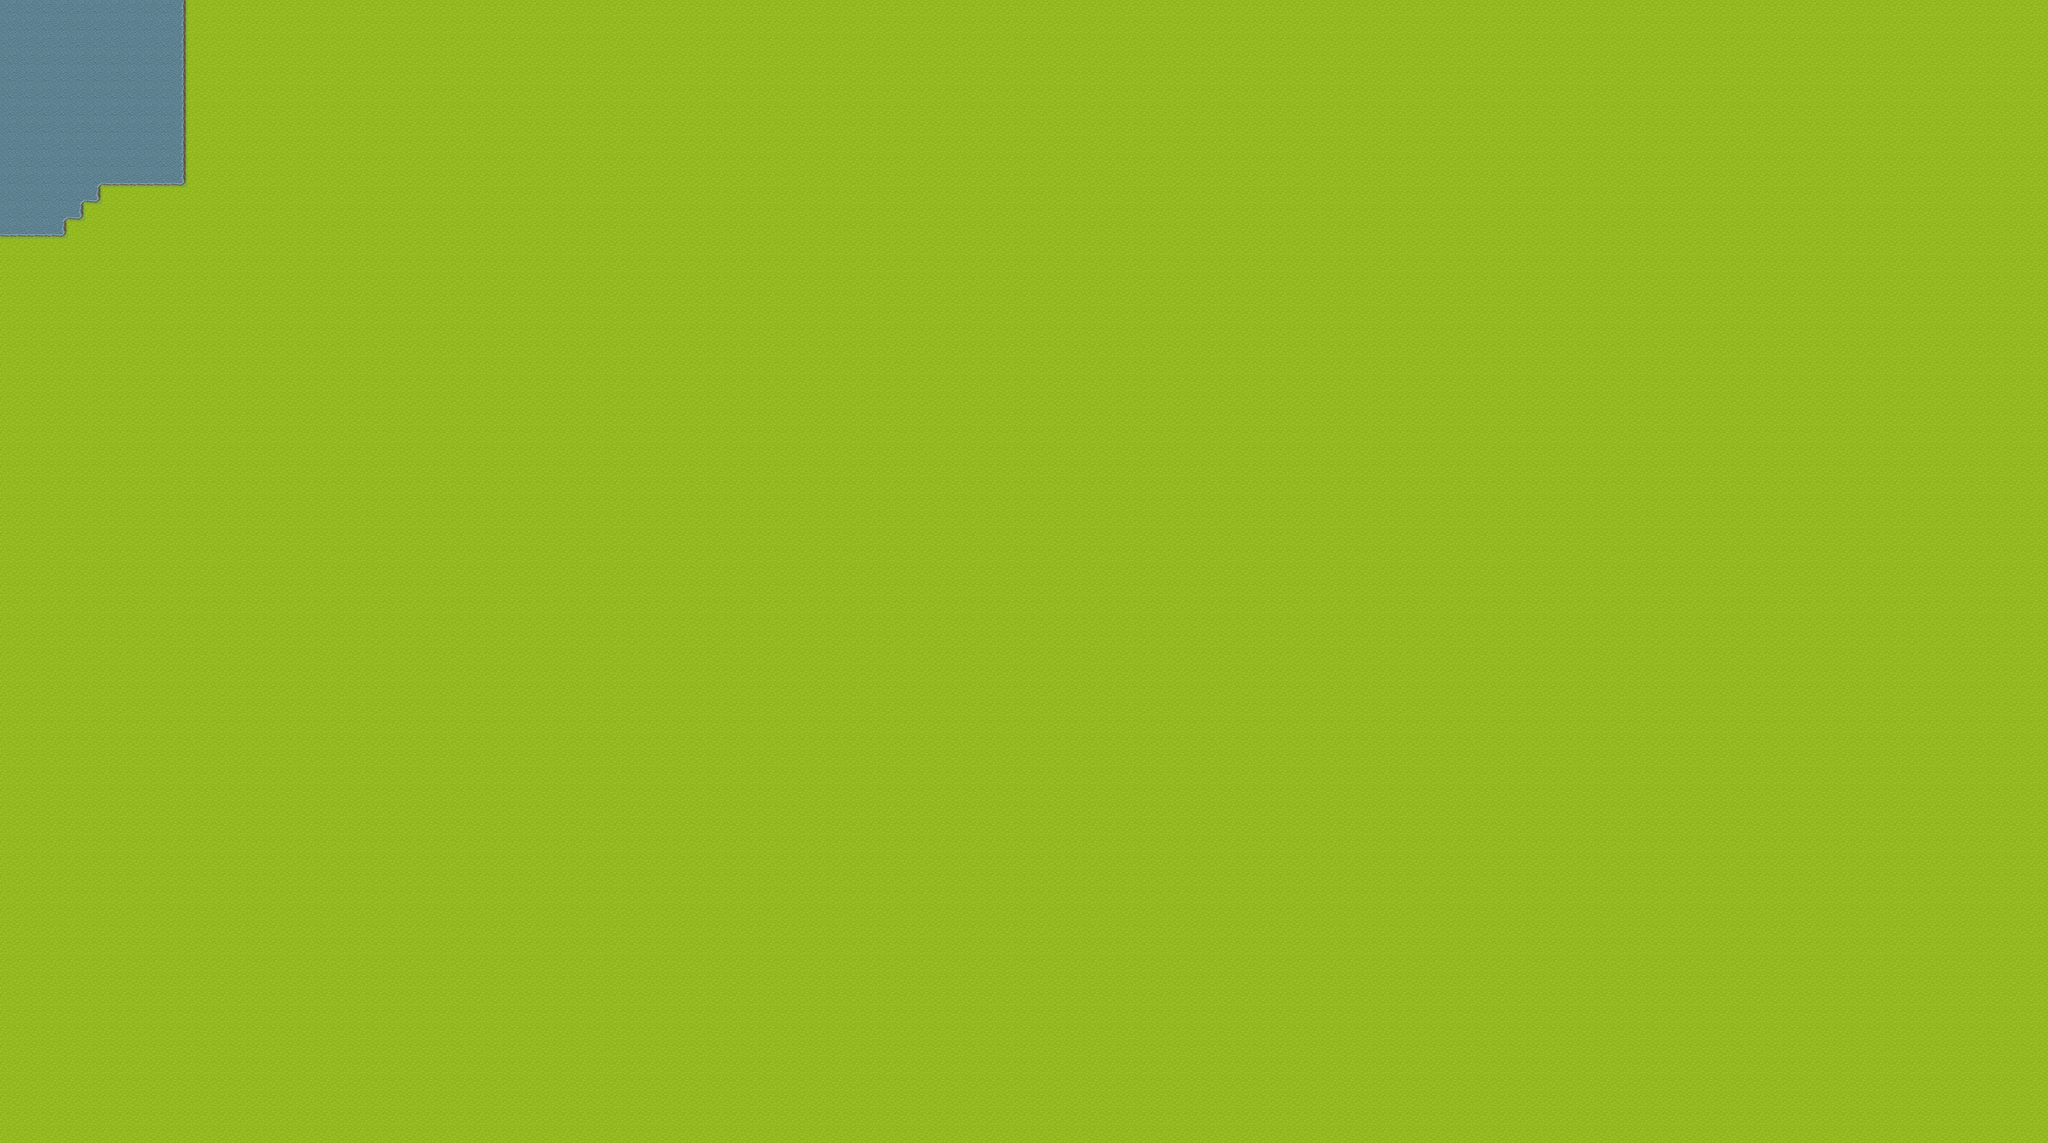

This game map was drawn from its Tiled (.tmx) file and the tilesets committed beside it. A one-line description and the trimmed map source follow:
An orthogonal 120x67 tile map with 32x32 px tiles, 2 tile layers (Grass, water), 3 tilesets.

<map version="1.10" tiledversion="1.11.2" orientation="orthogonal" renderorder="right-down" width="120" height="67" tilewidth="32" tileheight="32" infinite="0" nextlayerid="3" nextobjectid="1">
 <tileset firstgid="1" source="Aethelgard-map001_at.tsx" />
 <tileset firstgid="481" source="Aethelgard-map001.tsx" />
 <tileset firstgid="617" source="[Base]BaseChip_pipo.tsx" />
 <layer id="1" name="Grass" width="120" height="67">
  <data>[8040 cells, 8040 non-empty, 2 distinct tile ids]</data>
 </layer>
 <layer id="2" name="water" width="120" height="67">
  <properties>
   <property name="collides" type="bool" value="true" />
  </properties>
  <data>[8040 cells, 136 non-empty, 5 distinct tile ids]</data>
 </layer>
</map>
